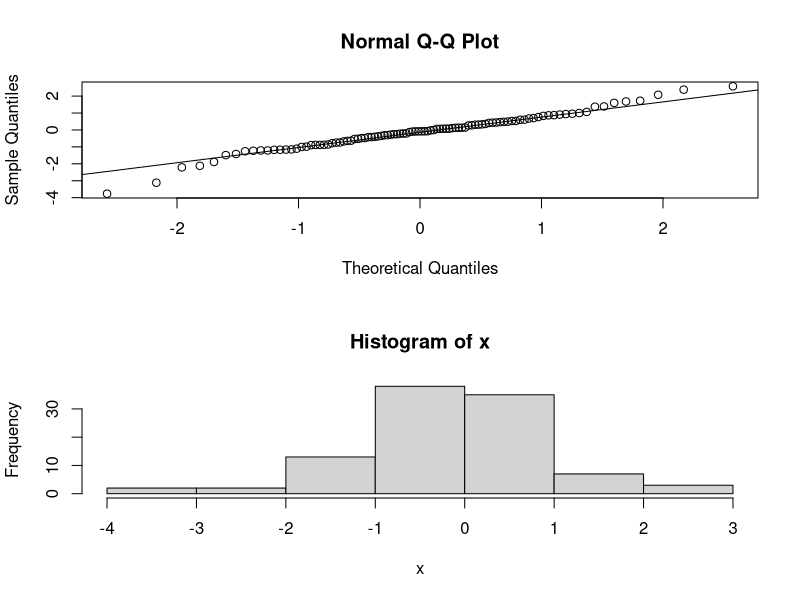

The R source for this figure:
x <- rnorm(100) # draw random sample of size 15 from N(0,1)
par(mfrow = c(2,1)) # set up plot area to place 2 graphs on one sheet
qqnorm(x)
qqline(x)
hist(x)

#Chihara, Laura M.; Hesterberg, Tim C. (2012-09-04). Mathematical Statistics with Resampling and R (Kindle Locations 963-964). Wiley. Kindle Edition. 